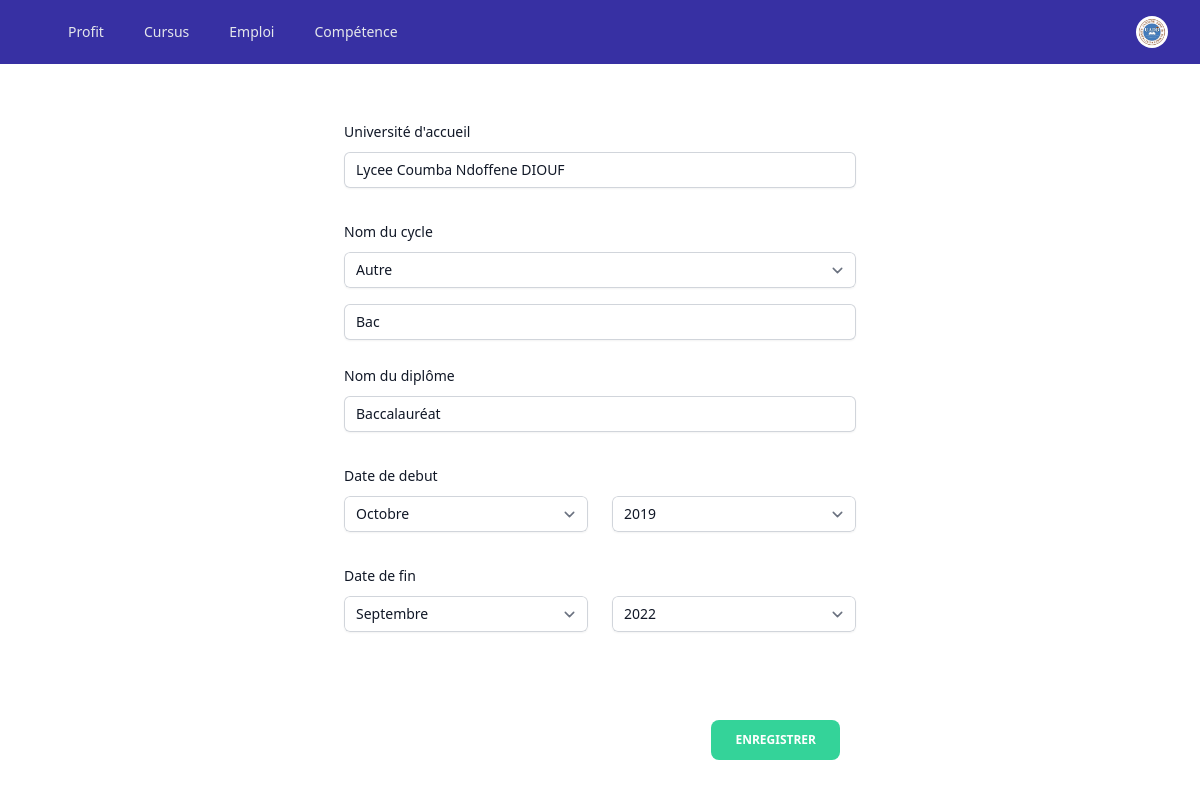
The page /cursus/modifier_cursus/1/ on the database its author committed.
### Cursus/models.py (models this page shows, shortened)
class Cursus(models.Model):
    etablissement=models.CharField(null=True,max_length=200)
    diplome_name=models.CharField(null=True,max_length=200)
    cycle=models.CharField(null=True,max_length=200,choices=cycle_name)
    autre_cycle=models.CharField(null=True,max_length=200,blank=True)
    mois_date_debut=models.CharField(max_length=20, choices=MOIS_CHOICES)
    annee_date_debut=models.CharField(max_length=40, choices=ANNEES)
    mois_date_fin=models.CharField(max_length=20, choices=MOIS_CHOICES,null=True,blank=True)
    annee_date_fin=models.CharField(max_length=40, choices=ANNEES,null=True,blank=True)
    etudiant=models.ForeignKey(Etudiant,on_delete=models.CASCADE)

### Cursus/views.py (the view)
# urls.py: path("modifier_cursus/<int:pk>/", views.cursus_update, name="cursus_update"),
def cursus_update(request,pk):
    cursus=Cursus.objects.get(id=pk)
    form = CursusForm(instance=cursus)
    autreCycle = Cursus.objects.filter(etudiant=request.user.id)
    if request.method == 'POST':
        form = CursusForm(request.POST,instance=cursus)
        if form.is_valid():
            form.save()
            return redirect("liste_cursus",pk)
    context={"form":form,"autreCycle":autreCycle}
    return render(request, "Cursus/cursus_update.html",context)

### Cursus/forms.py
class CursusForm(forms.ModelForm):
    class Meta:
        model = Cursus
        fields =['etablissement','diplome_name','cycle','autre_cycle','mois_date_debut','annee_date_debut','mois_date_fin','annee_date_fin']
        widgets ={"etablissement": forms.TextInput(attrs={'class':'block w-full rounded-md border-0 py-1.5 text-gray-900 shadow-sm ring-1 ring-inset ring-gray-300 placeholder:text-gray-400 focus:ring-2 focus:ring-inset focus:ring-indigo-600 sm:text-sm sm:leading-6 ',}),
                 "diplome_name": forms.TextInput(attrs={'class':'block w-full rounded-md border-0 py-1.5 text-gray-900 shadow-sm ring-1 ring-inset ring-gray-300 placeholder:text-gray-400 focus:ring-2 focus:ring-inset focus:ring-indigo-600 sm:text-sm sm:leading-6',}),
                 "autre_cycle": forms.TextInput(attrs={'id':'id_autre_cycle','class':'block w-full rounded-md border-0 py-1.5 text-gray-900 shadow-sm ring-1 ring-inset ring-gray-300 placeholder:text-gray-400 focus:ring-2 focus:ring-inset focus:ring-indigo-600 sm:text-sm sm:leading-6 hidden','placeholder':'Entrer le nom du cycle...'}),
                }

### templates/Cursus/cursus_update.html (shortened to what this page needs)
{% extends "index.html" %}
{% block contenu %}
{% include 'navbar.html' %}
<form class="mt-10 sm:mx-auto sm:w-full sm:max-w-lg"  method="post">
    <div class="mt-10 grid grid-cols-1 gap-x-6 gap-y-8 sm:grid-cols-6 pt-20">
        <div class="sm:col-span-full">
            <label for="etablissement" class="block text-sm font-medium leading-6 text-gray-900">Université d'accueil</label>
            <div class="mt-2">
                {{form.etablissement}}
            </div>
        </div>
    </div>
    <div class="mt-8 grid grid-cols-1 gap-x-6 gap-y-8 sm:grid-cols-6">
        <div class="sm:col-span-full">
            <label for="cycle" class="block text-sm font-medium leading-6 text-gray-900">Nom du cycle</label>
            <div class="mt-2">
                <select name="cycle" id="cycleselect" onchange="toggleCycleInput()" autocomplete="family-name" class="block w-full rounded-md border-0 py-1.5 text-gray-900 shadow-sm ring-1 ring-inset ring-gray-300 placeholder:text-gray-400 focus:ring-2 focus:ring-inset focus:ring-indigo-600 sm:text-sm sm:leading-6" required>
                    {% for cycle_value, cycle_label in form.cycle.field.choices %}
                        <option value="{{ cycle_value }}" {% if form.cycle.value == cycle_value %}selected{% endif %}>{{ cycle_label }}</option>
                    {% endfor %}
                </select>
            </div>
        </div>
    </div>
    <div class="mt-2 grid grid-cols-1 gap-x-6 gap-y-8 sm:grid-cols-6">
        <div class="sm:col-span-full">
            <div class="mt-2">
              {{form.autre_cycle}}
            </div>
        </div>
    </div>
    <div class="mt-6 grid grid-cols-1 gap-x-6 gap-y-8 sm:grid-cols-6 "id="diplome">
        <div class="sm:col-span-full">
            <label for="diplome" class="block text-sm font-medium leading-6 text-gray-900">Nom du diplôme</label>
            <div class="mt-2">
                {{form.diplome_name}}
            </div>
        </div>
        <div class="sm:col-span-3">
            <label for="moisdatedebut" class=" block text-sm font-medium leading-6 text-gray-900">Date de debut</label>
            <div class="mt-2">
                <select name="mois_date_debut" autocomplete="family-name" class="block w-full rounded-md border-0 py-1.5 text-gray-900 shadow-sm ring-1 ring-inset ring-gray-300 placeholder:text-gray-400 focus:ring-2 focus:ring-inset focus:ring-indigo-600 sm:text-sm sm:leading-6" required>
                    {% for mois_value, mois_label in form.mois_date_debut.field.choices %}
                        <option value="{{ mois_value }}" {% if form.mois_date_debut.value == mois_value %}selected{% endif %}>{{ mois_label }}</option>
                    {% endfor %}
                </select>
            </div>
        </div>
        <div class="sm:col-span-3">
            <div class="mt-8">
                <select name="annee_date_debut" autocomplete="family-name" class="block w-full rounded-md border-0 py-1.5 text-gray-900 shadow-sm ring-1 ring-inset ring-gray-300 placeholder:text-gray-400 focus:ring-2 focus:ring-inset focus:ring-indigo-600 sm:text-sm sm:leading-6" required>
                    {% for annee_value, annee_label in form.annee_date_debut.field.choices %}
                        <option value="{{ annee_value }}" {% if form.annee_date_debut.value == annee_value %}selected{% endif %}>{{ annee_label }}</option>
                    {% endfor %}
                </select>
            </div>
         </div>
         <div class="sm:col-span-3">
            <label for="moisdatefin" class="block text-sm font-medium leading-6 text-gray-900">Date de fin</label>
            <div class="mt-2">
                <select name="mois_date_fin" autocomplete="family-name" class="block w-full rounded-md border-0 py-1.5 text-gray-900 shadow-sm ring-1 ring-inset ring-gray-300 placeholder:text-gray-400 focus:ring-2 focus:ring-inset focus:ring-indigo-600 sm:text-sm sm:leading-6" required>
                    {% for mois_value, mois_label in form.mois_date_fin.field.choices %}
                        <option value="{{ mois_value }}" {% if form.mois_date_fin.value == mois_value %}selected{% endif %}>{{ mois_label }}</option>
                    {% endfor %}
                </select>
            </div>
        </div>
        <div class="sm:col-span-3">
            <div class="mt-8">
                <select name="annee_date_fin" autocomplete="family-name" class="block w-full rounded-md border-0 py-1.5 text-gray-900 shadow-sm ring-1 ring-inset ring-gray-300 placeholder:text-gray-400 focus:ring-2 focus:ring-inset focus:ring-indigo-600 sm:text-sm sm:leading-6" required>
                    {% for annee_value, annee_label in form.annee_date_fin.field.choices %}
                        <option value="{{ annee_value }}" {% if form.annee_date_fin.value == annee_value %}selected{% endif %}>{{ annee_label }}</option>
                    {% endfor %}
                </select>
            </div>
        </div>
    </div>
    <div class="mt-20 mb-20 pt-2 flex items-center justify-end gap-x-6 mx-auto">
        <button type="submit"class="middle none center mr-4 rounded-lg bg-green-400 py-3 px-6 font-sans text-xs font-bold uppercase text-white transition-all hover:shadow-lg hover:shadow-green-400/40 focus:opacity-[0.85] focus:shadow-none active:opacity-[0.65] active:shadow-none disabled:pointer-events-none">
        Enregistrer
        </button>
    </div>
</form>
{% endblock %}

### rows shown on the page
Cursus: etablissement "Lycee Coumba Ndoffene DIOUF", cycle "Autre", autre_cycle "Bac", diplome_name "Baccalauréat", mois_date_debut "Octobre", annee_date_debut "2019", annee_date_fin "2022"

### other values the page prints
form field mois_date_fin "Septembre"
